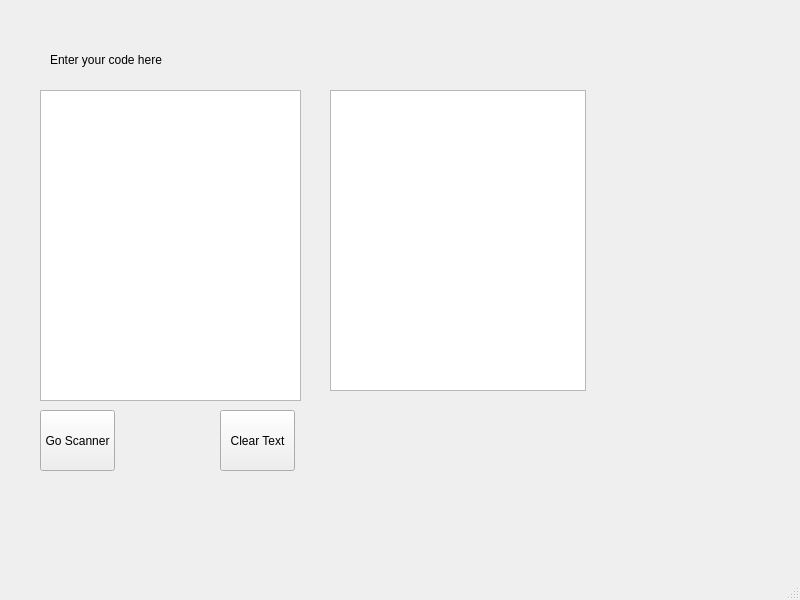
<?xml version="1.0" encoding="UTF-8"?>
<ui version="4.0">
 <class>pushbutton</class>
 <widget class="QMainWindow" name="pushbutton">
  <property name="geometry">
   <rect>
    <x>0</x>
    <y>0</y>
    <width>800</width>
    <height>600</height>
   </rect>
  </property>
  <property name="windowTitle">
   <string>MainWindow</string>
  </property>
  <widget class="QWidget" name="centralwidget">
   <widget class="QPlainTextEdit" name="plainTextEdit">
    <property name="geometry">
     <rect>
      <x>40</x>
      <y>90</y>
      <width>261</width>
      <height>311</height>
     </rect>
    </property>
   </widget>
   <widget class="QPushButton" name="pushbutton_2">
    <property name="geometry">
     <rect>
      <x>40</x>
      <y>410</y>
      <width>75</width>
      <height>61</height>
     </rect>
    </property>
    <property name="text">
     <string>Go Scanner</string>
    </property>
   </widget>
   <widget class="QLabel" name="label">
    <property name="geometry">
     <rect>
      <x>50</x>
      <y>50</y>
      <width>151</width>
      <height>20</height>
     </rect>
    </property>
    <property name="text">
     <string>Enter your code here</string>
    </property>
   </widget>
   <widget class="QPushButton" name="pushButton">
    <property name="geometry">
     <rect>
      <x>220</x>
      <y>410</y>
      <width>75</width>
      <height>61</height>
     </rect>
    </property>
    <property name="text">
     <string>Clear Text</string>
    </property>
   </widget>
   <widget class="QTableWidget" name="tableWidget">
    <property name="geometry">
     <rect>
      <x>330</x>
      <y>90</y>
      <width>256</width>
      <height>301</height>
     </rect>
    </property>
   </widget>
  </widget>
  <widget class="QMenuBar" name="menubar">
   <property name="geometry">
    <rect>
     <x>0</x>
     <y>0</y>
     <width>800</width>
     <height>21</height>
    </rect>
   </property>
  </widget>
  <widget class="QStatusBar" name="statusbar"/>
 </widget>
 <resources/>
 <connections/>
</ui>
